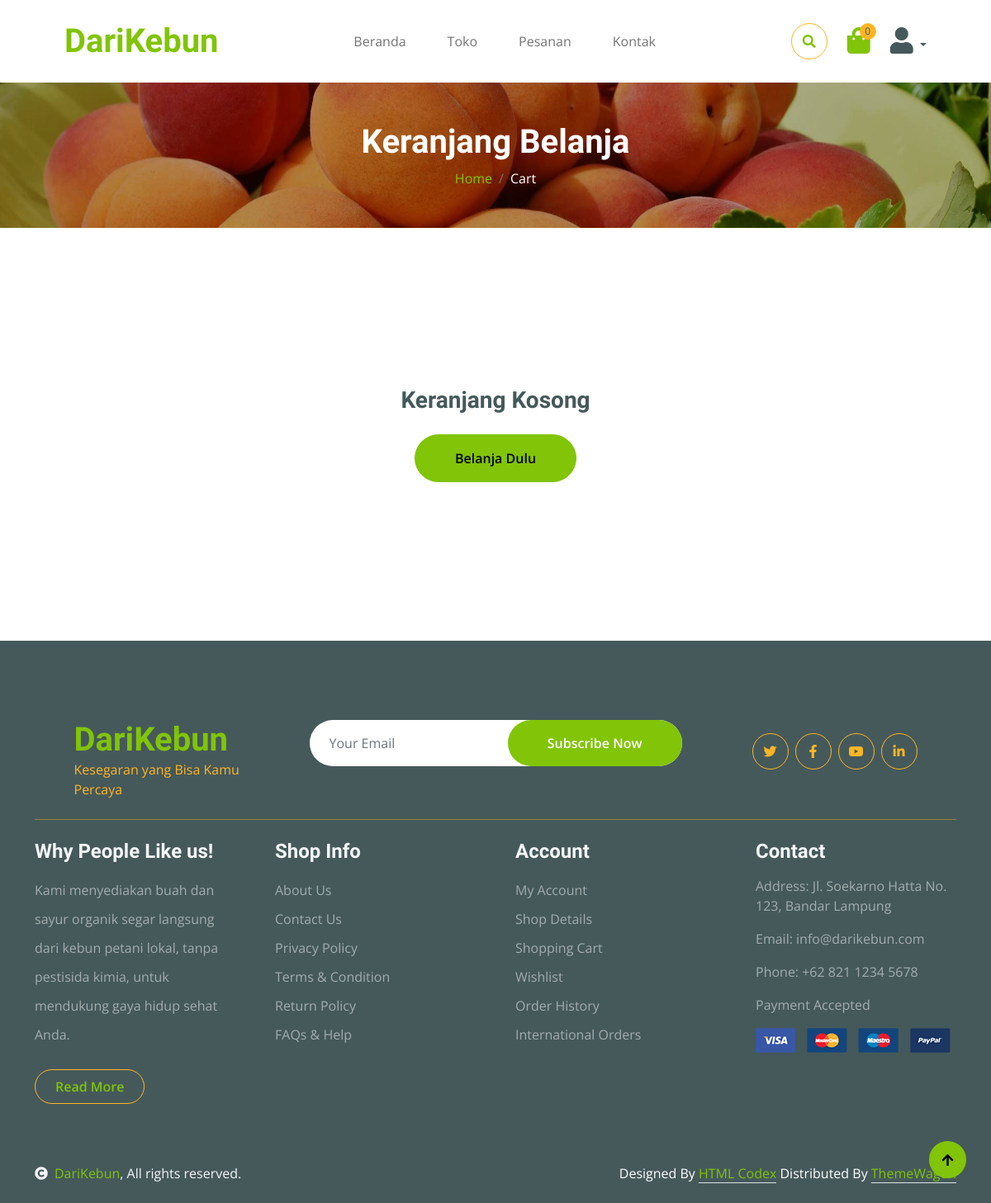
/cart.php (signed in), run on an earlier commit of the app's database.
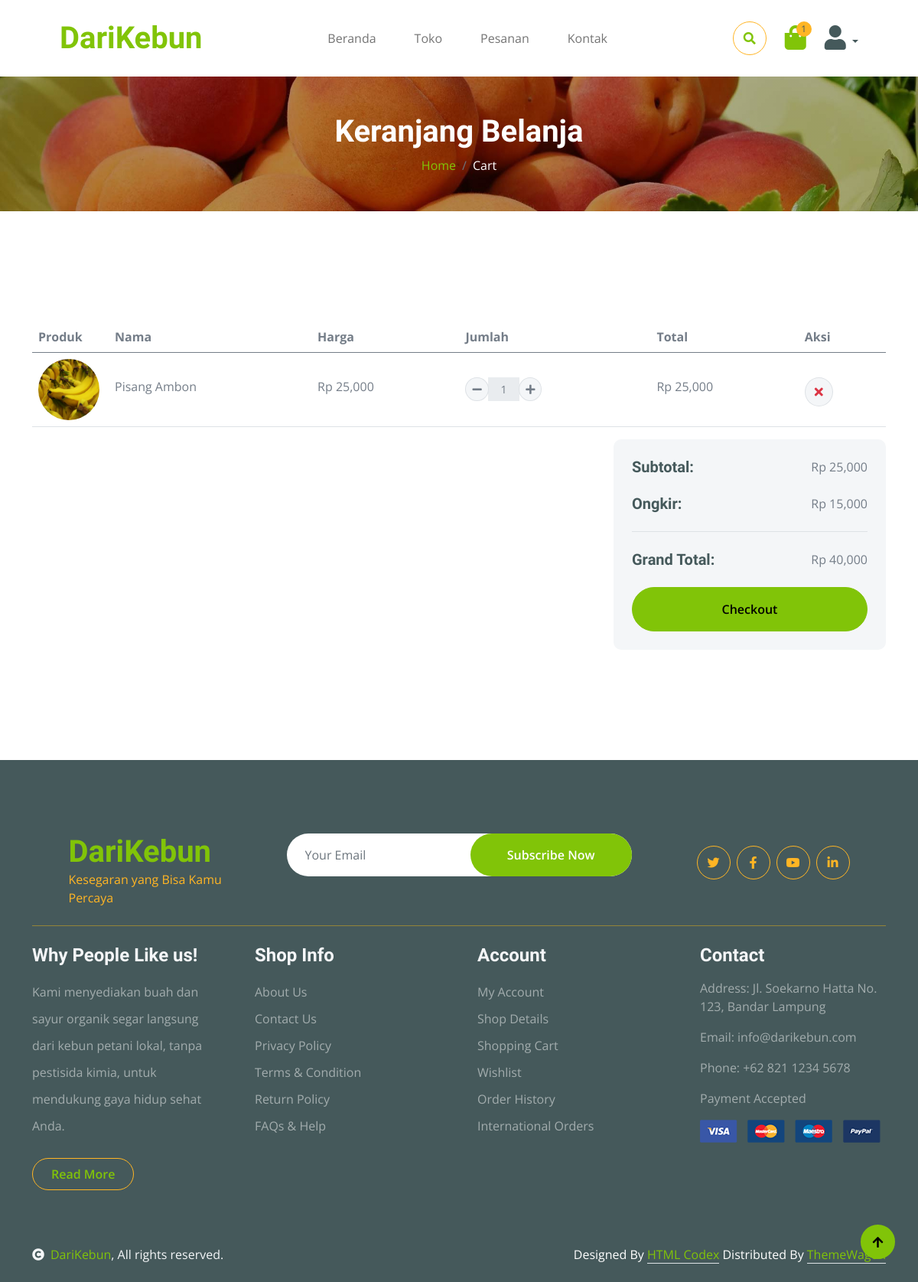
And on a later commit of the database.
### tables this page shows
CREATE TABLE `cart` (
  `id` int(11) NOT NULL,
  `user_id` int(11) NOT NULL,
  `product_id` int(11) NOT NULL,
  `quantity` int(11) NOT NULL DEFAULT 1,
  `created_at` timestamp NOT NULL DEFAULT current_timestamp(),
  `updated_at` timestamp NOT NULL DEFAULT current_timestamp() ON UPDATE current_timestamp()
);

CREATE TABLE `products` (
  `id` int(11) NOT NULL,
  `name` varchar(100) NOT NULL,
  `description` text DEFAULT NULL,
  `price` decimal(10,2) NOT NULL,
  `image` varchar(255) NOT NULL,
  `stock` int(11) DEFAULT 0,
  `category_id` int(11) DEFAULT NULL,
  `created_at` timestamp NOT NULL DEFAULT current_timestamp(),
  `berat_jual` int(11) NOT NULL
);

### includes/functions.php (called while the page is built, shortened)
<?php
require_once 'config.php';
if (isset($connect)) {
    $conn = $connect;
}
function getCartItems() {
    global $conn;
    $user_id = $_SESSION['user_id'];
    $query = "SELECT c.id, c.product_id, c.quantity, p.name, p.price, p.image
              FROM cart c
              JOIN products p ON c.product_id = p.id
              WHERE c.user_id = '$user_id'";
    $result = mysqli_query($conn, $query);
    $items = [];
    while ($row = mysqli_fetch_assoc($result)) {
        $row['subtotal'] = $row['price'] * $row['quantity'];
        $items[] = $row;
    }
    return $items;
}
?>

### cart.php (the view, shortened to what the rows shown need)
<?php
require_once 'includes/functions.php';
require_once 'includes/head.php';
if (file_exists('includes/navbar.php')) {
    require_once 'includes/navbar.php';
}
$items = getCartItems();
?>
<body>
    <div class="container-fluid page-header py-5 mb-5">
        <h1 class="text-center text-white display-6">Keranjang Belanja</h1>
    </div>
    <div class="container-fluid py-5">
        <div class="container py-5">
            <div class="table-responsive">
                <?php if (empty($items)): ?>
                    <div class="text-center py-5">
                        <h3>Keranjang Kosong</h3>
                        <a href="index.php" class="btn btn-primary rounded-pill py-3 px-5 mt-3">Belanja Dulu</a>
                    </div>
                <?php else: ?>
                <table class="table">
                    <thead>
                        <tr>
                            <th>Produk</th>
                            <th>Nama</th>
                            <th>Harga</th>
                            <th>Jumlah</th>
                            <th>Total</th>
                            <th>Aksi</th>
                        </tr>
                    </thead>
                    <tbody>
                        <?php foreach ($items as $item): ?>
                        <tr>
                            <td style="width: 100px;">
                                <div class="d-flex align-items-center">
                                    <img src="<?php echo $item['image']; ?>"
                                         class="img-fluid rounded-circle"
                                         style="width: 80px; height: 80px; object-fit: cover;"
                                         alt="">
                                </div>
                            </td>
                            <td>
                                <p class="mb-0 mt-4"><?php echo $item['name']; ?></p>
                            </td>
                            <td>
                                <p class="mb-0 mt-4">Rp <?php echo number_format($item['price']); ?></p>
                            </td>
                            <td>
                                <div class="input-group mt-4" style="width: 100px;">
                                    <div class="input-group-btn">
                                        <a href="update_quantity.php?id=<?php echo $item['product_id']; ?>&action=decrease" class="btn btn-sm btn-kurang rounded-circle bg-light border">
                                            <i class="fa fa-minus"></i>
                                        </a>
                                    </div>
                                    <input type="text" class="form-control form-control-sm text-center border-0" value="<?php echo $item['quantity']; ?>" readonly>
                                    <div class="input-group-btn">
                                        <a href="update_quantity.php?id=<?php echo $item['product_id']; ?>&action=increase" class="btn btn-sm btn-tambah rounded-circle bg-light border">
                                            <i class="fa fa-plus"></i>
                                        </a>
                                    </div>
                                </div>
                            </td>
                            <td>
                                <p class="mb-0 mt-4">Rp <?php echo number_format($item['subtotal']); ?></p>
                            </td>
                            <td>
                                <a href="update_quantity.php?id=<?php echo $item['product_id']; ?>&action=delete" class="btn btn-md rounded-circle bg-light border mt-4" onclick="return confirm('Yakin hapus?')">
                                    <i class="fa fa-times text-danger"></i>
                                </a>
                            </td>
                        </tr>
                        <?php endforeach; ?>
                    </tbody>
                </table>
                <?php endif; ?>
            </div>
        </div>
    </div>
<?php require_once 'includes/footer.php'; ?>

What changed in the data, as far as the page shows it:
added cart: product.image (picture), product.name "Pisang Ambon", product.price "25,000", quantity "1", subtotal "25,000"
Also different on the page:
getCartCount(): "0" → "1"
getCartTotal(): (not shown) → "25,000"
getCartTotal() + 15000: (not shown) → "40,000"
text no longer shown: "Keranjang Kosong Belanja Dulu"
text now shown: "Produk Nama Harga Jumlah Total Aksi Subtotal: Rp Ongkir: Rp 15,000 Grand Total: Rp Checkout"
